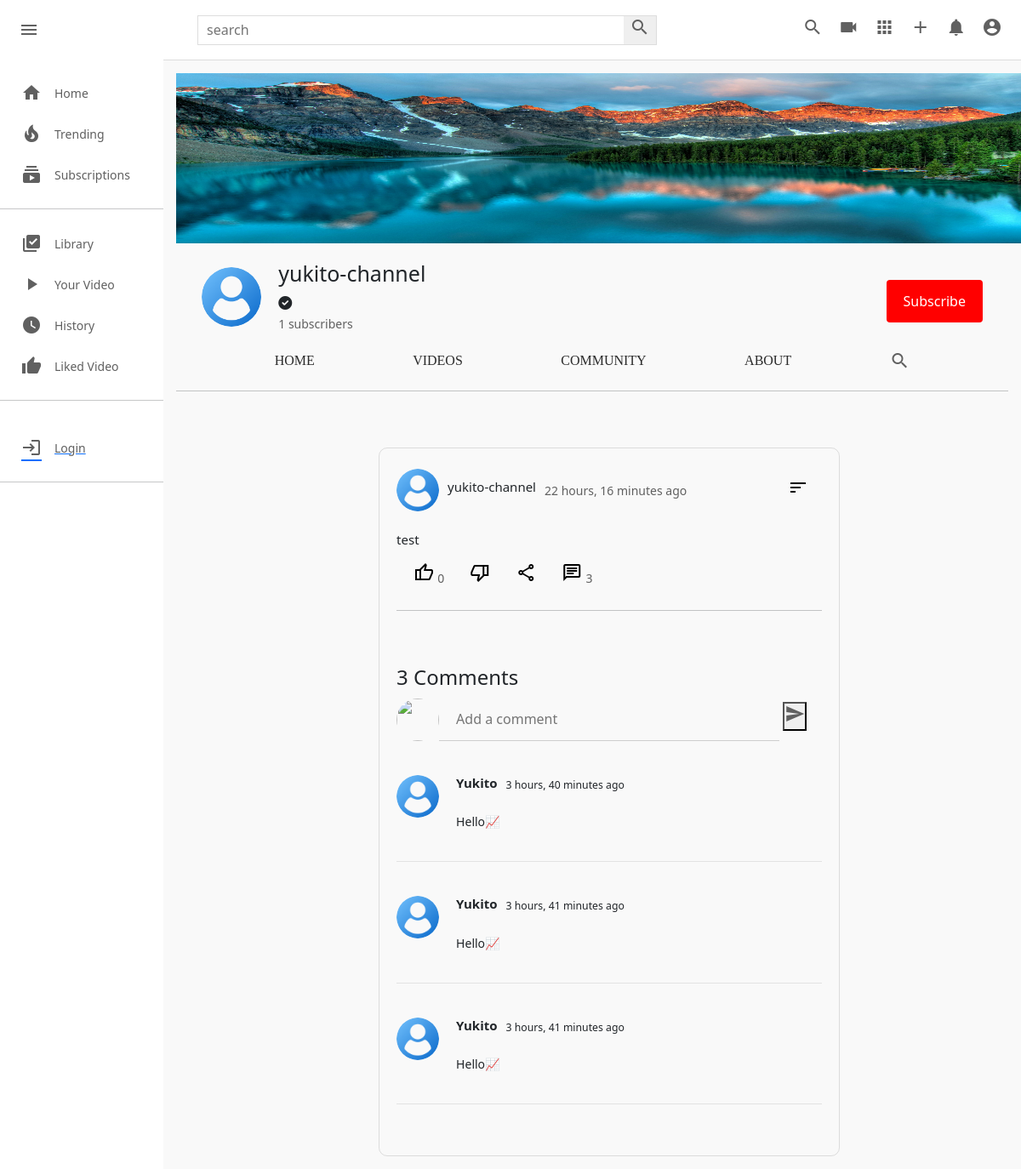
The app's page /c/1/community/3/ with its own data.
### channel/models.py (models this page shows, shortened)
class Channel(models.Model):
    channel_art=models.ImageField(upload_to=user_directory_path,default='images/channel-art.jpg')
    image=models.ImageField(upload_to=user_directory_path,default='images/user-image.png')
    full_name=models.CharField(max_length=100)
    channel_name=models.CharField(max_length=100)
    description=models.TextField(null=True,blank=True)
    keyword=TaggableManager(blank=True)
    date=models.DateTimeField(auto_now_add=True)
    status=models.CharField(choices=STATUS,max_length=100,default='Active')
    user=models.OneToOneField(User,on_delete=models.SET_NULL,null=True,related_name="channel")
    subscribers=models.ManyToManyField(User,related_name="user_subs",blank=True)
    verified=models.BooleanField(default=False)
    total_view=models.PositiveIntegerField(default=0)
    business_email=models.EmailField(null=True,blank=True)
    make_business_email_public=models.BooleanField(default=False)
    business_location=models.CharField(null=True,blank=True,max_length=100)
    make_business_location_public=models.BooleanField(default=False)
    website=models.URLField(default='https://www.udemy.com/home')
    instagram=models.URLField(default='https://www.udemy.com/home')
    facebook=models.URLField(default='https://www.udemy.com/home')
    twitter=models.URLField(default='https://www.udemy.com/home')

class Community(models.Model):
    channel=models.ForeignKey(Channel,on_delete=models.CASCADE)
    image=models.ImageField(upload_to=user_directory_path,null=True,blank=True)
    content=models.TextField(null=True,blank=True)
    date=models.DateTimeField(auto_now_add=True)
    status=models.CharField(choices=STATUS,default='Active',max_length=100)
    likes=models.ManyToManyField(User,blank=True)
    class Meta:
        verbose_name='Community'
        verbose_name_plural='Community Posts'

class CommunityComment(models.Model):
    community=models.ForeignKey(Community,on_delete=models.CASCADE,related_name="comments")
    user=models.ForeignKey(User,on_delete=models.CASCADE)
    comment=models.TextField()
    date=models.DateTimeField(auto_now_add=True)
    active=models.BooleanField(default=True)
    class Meta:
        verbose_name='Community Comments'
        verbose_name_plural='Community Comments'

### userauths/models.py (models this page shows, shortened)
class User(AbstractUser):
    username=models.CharField(max_length=100)
    email=models.EmailField(unique=True,null=True)
    USERNAME_FIELD='email'
    REQUIRED_FIELDS=['username']

### channel/views.py (the view)
# urls.py: path("<channel_name>/community/<int:community_id>/",views.channel_community_detail,name='channel-community-detail'),
def channel_community_detail(request,channel_name,community_id):
    channel = get_object_or_404(Channel,id=channel_name)
    community = Community.objects.get(channel=channel,status='Active',id=community_id)
    comments=CommunityComment.objects.filter(community=community,active=True).order_by('-date')
    context={
        'channel': channel,
        'community':community,
        'comments': comments,
    }
    return render(request,'channel/channel_community_detail.html',context)

### templates/channel/channel_community_detail.html (shortened to what this page needs)
{% extends 'base.html' %}
{% load static %}
{% block style %}
<link rel="stylesheet" href="{% static 'css/style.css' %}" type="text/css">
<link rel="stylesheet" href="{% static 'css/channel-community.css' %}" type="text/css">
<link rel="stylesheet" href="{% static 'css/channel.css' %}" type="text/css">
{% endblock style %}
{% block content %}
    <div class="mainBody">
        {% include 'partials/sidebar.html' %}
        <div class="videos">
            {% include 'channel/partials/channel-header.html' %}
            <div class="video-container">
                <div class="content-border">
                    <div class="content-div">
                        <div class="header-comm">
                            <div class="channel-details">
                                {% if community.channel.image %}
                                <img src="{{community.channel.image.url}}" class="channel-img-com" alt="">
                                {% else %}
                                <img src="https://thumbs.dreamstime.com/b/default-avatar-profile-vector-user-profile-default-avatar-profile-vector-user-profile-profile-179376714.jpg" class="channel-img-com" alt="">
                                {% endif %}
                                <h5>{{community.channel.channel_name}}</h5>
                                <span>{{ community.date|timesince }} ago</span>
                            </div>
                            <div class="dropdown">
                                <button class="dropbtn">
                                    <i class="material-symbols-outlined">sort</i>
                                </button>
                                </div>
                        </div>
                        <div class="content">
                            <h3>{{ community.content }}</h3>
                        </div>
                        <div class="icon-section">
                            <div class="single-icon">
                                <a href="{% url 'com_add_like' community.id %}"><i class="material-icons material-symbols-outlined">thumb_up</i></a>
                                <span>{{ community.likes.all.count }}</span>
                            </div>
                            <div class="single-icon">
                                <a href="{% url 'com_add_like' community.id %}"><i class="material-icons material-symbols-outlined">thumb_down</i></a>
                            </div>
                            <div class="single-icon">
                                <i class="material-icons material-symbols-outlined">share</i>
                            </div>
                            <div class="single-icon">
                                <i class="material-icons material-symbols-outlined">chat</i>
                                <span>{{community.comments.all.count}}</span>
                            </div>
                        </div>
                        <hr><br><br>
                        <div class="comment-section">
                            <h4>{{ community.comments.all.count }} Comment{{ community.comments.all.count|pluralize }}</h4>
                            <div class="create-comment">
                                <div class="create-comment-img">
                                    <img src="{{request.user.channel.image.url}}" alt="">
                                </div>
                                <form action="{% url 'create-comment' community.id %}" method="POST">
                                    <div class="create-comment-input">
                                        <input class="comment-class" name="comment" id="comment" type="text" placeholder="Add a comment">
                                        <button type="submit"><i class="material-icons">send</i></button>
                                    </div>
                                </form>
                            </div>
                            {% for c in comments %}
                            <div class="comment-wrap">
                                <div class="comments">
                                    <div class="comment-img">
                                        <img src="{{c.user.channel.image.url}}" alt="">
                                    </div>
                                    <div class="comment-content">
                                        <div class="comment-header">
                                            <h4><b>{{ c.user.username|title }}</b></h4>
                                            <p><small>{{c.date|timesince}} ago</small></p>
                                        </div>
                                        <p>{{ c.comment }}</p>
                                    </div>
                                </div>
                            </div>
                            {% endfor %}
                        </div>
                    </div>
                </div>
            </div>
        </div>
    </div>
{% endblock %}

### templates/channel/partials/channel-header.html (shortened to what this page needs)
{% include 'partials/alert.html' %}
<div class="channel-art">
    {% if channel.channel_art.url %}
    <img  src="{{ channel.channel_art.url }}" alt="">
    {% else %}
    <img src="https://wallpaper.dog/large/10702685.jpg" alt="">
    {% endif %}
</div>
<div class="channel-header flex">
    <div class="channel-img-title flex">
        {% if channel.image %}
        <img class="img" src="{{channel.image.url}}" alt="">
        {% else %}
        <img class="img" src="https://thumbs.dreamstime.com/b/default-avatar-profile-vector-user-profile-default-avatar-profile-vector-user-profile-profile-179376714.jpg" alt="">
        {% endif %}
        <div class="channel-image-texts">
            <h4 class="flex">{{channel.channel_name}}</h4>
            {% if channel.verified == True %} <i class="fas fa-check-circle"></i> {% endif %} <br>
            <span id="count">{{channel.subscribers.all.count}}</span><span> subscribers</span>
        </div>
    </div>
    <div class="channel-header-btns">
        {% if request.user != channel.user %}
        <div><button id="sub_btn" onclick="addsub()" class="channel-subscribe sub_button_channel">Subscribe</button></div>
        {% endif %}
    </div>
</div>
<div class="channel-header-links flex">
    <a href="{% url 'channel-profile' channel.id %}" class="display-this">Home</a>
    <a href="{% url 'channel-videos' channel.id %}" class="display-this">Videos</a>
    <a href="{% url 'channel-community' channel.id %}" class="dont-display-thdis">Community</a>
    <a href="{% url 'channel-about' channel.id %}" class="displhray-this">About</a>
    <a href="" class="dont-display-this"><i class="material-icons">search</i></a>
</div>
<hr>

### static/css/style.css (style rules this page uses)
* { margin: 0; padding: 0; box-sizing: border-box; }
body { font-family: 'Roboto','sans-serif'; }
.material-icons { color: rgb(96, 96, 96); }
.mainBody { height: calc(100vh - 70px); display: flex; overflow: hidden; }
hr { height: 1px; background-color: #e5e5e5; border: none; }
.videos { background-color: #f9f9f9; width: 100%; height: 100%; padding: 15px 15px; border-top: 1px solid #ddd; overflow-y: scroll; }
.video-container { display: flex; flex-direction: row; justify-content: space-around; flex-wrap: wrap; }
.title a, span { text-decoration: none; color: rgb(96, 96, 96); font-size: 14px; }

### static/css/channel-community.css (style rules this page uses)
.content-border { margin-left: 40px; margin-top: 50px; border: solid 1px rgba(92, 92, 92, 0.185); padding: 20px; border-radius: 10px; }
.header-comm { justify-content: space-between; display: flex; }
.channel-details { display: flex; align-items: center; }
.channel-details img { width: 50px; border-radius: 50px; object-fit: cover; height: 50px; }
.channel-details h5 { font-size: 15px; margin-left: 10px; }
.channel-details span { margin-left: 10px; }
.content h3 { font-size: 15px; width: 500px; text-align: justify; font-weight: 400; margin-top: 20px; }
.icon-section { display: flex; align-items: center; }
.single-icon { align-items: center; padding: 10px; padding-left: 20px; }
.material-symbols-outlined { transition: 0.5s; color: black; }
.dropdown { float: left; overflow: hidden; }
.dropdown .dropbtn { font-size: 16px; border: none; outline: none; color: black; padding: 14px 16px; background-color: inherit; font-family: inherit; margin: 0; }
.comment-wrap { display: flex; justify-content: space-between; margin-bottom: 40px; padding-bottom: 20px; border-bottom: 1px solid rgba(0, 0, 0, 0.096); }
.create-comment { display: flex; margin-bottom: 40px; margin-top: 10px; }
.create-comment-img img { width: 50px; height: 50px; object-fit: cover; border-radius: 50px; }
.create-comment-input input { width: 400px; height: 50px; object-fit: cover; border: none; border-bottom: 1px solid rgba(128, 128, 128, 0.363); background: none; }
.create-comment-input input::placeholder { padding-left: 20px; }
.comments { display: flex; }
.comment-img img { width: 50px; height: 50px; object-fit: cover; border-radius: 50px; }
.comment-content { margin-left: 20px; }
.comment-header { display: flex; margin-bottom: 7px; }
.comment-header h4 { font-weight: 600; font-size: 15px; }
.comment-header p { margin-left: 10px; font-weight: 300; }
.comment-content p { font-size: 14px; }
.about-right h4, h5 { margin-bottom: 20px; margin-top: 20px; font-size: 15px; font-weight: normal; }
a { text-decoration: none; }

### static/css/channel.css (style rules this page uses)
.channel-art img { width: 1100px; height: 200px; }
.channel-art { width: 1100px; height: 200px; }
.flex { display: flex; }
.channel-header { margin: 20px 30px; align-items: center; justify-content: space-between; }
.channel-img-title { align-items: center; }
.channel-img-title .img { width: 70px; height: 70px; object-fit: cover; border-radius: 50px; }
.channel-img-title .channel-image-texts { margin-left: 20px; }
.channel-image-texts h4 { font-size: 25px; font-weight: 500; }
.channel-header-btns { display: flex; }
.channel-header-btns .channel-subscribe { background-color: rgb(255, 0, 0); color: white; border-radius:4px; }
.channel-header-links { justify-content: space-evenly; }
.channel-header-links a { text-decoration: none; text-transform: uppercase; font-family: poppins; color: rgb(43, 43, 43); font-weight: 500; }
.sub_button_channel { background-color: red; color: white; border: none; margin-top: 10px; padding: 13px 20px; }

### templates/channel/channel_community_detail.html (style rules this page uses)
a { color: black; }

### records on screen
Channel: channel_art (picture), image (picture), channel_name "yukito-channel", subscribers.all.count "1"
Community: channel.image (picture), channel.channel_name "yukito-channel", date "22 hours, 16 minutes", content "test", likes.all.count "0", comments.all.count "3"
CommunityComment: user.channel.image (picture), user.username "Yukito", date "3 hours, 40 minutes", comment "Hello📈"
CommunityComment: user.channel.image (picture), user.username "Yukito", date "3 hours, 41 minutes", comment "Hello📈"
CommunityComment: user.channel.image (picture), user.username "Yukito", date "3 hours, 41 minutes", comment "Hello📈"
